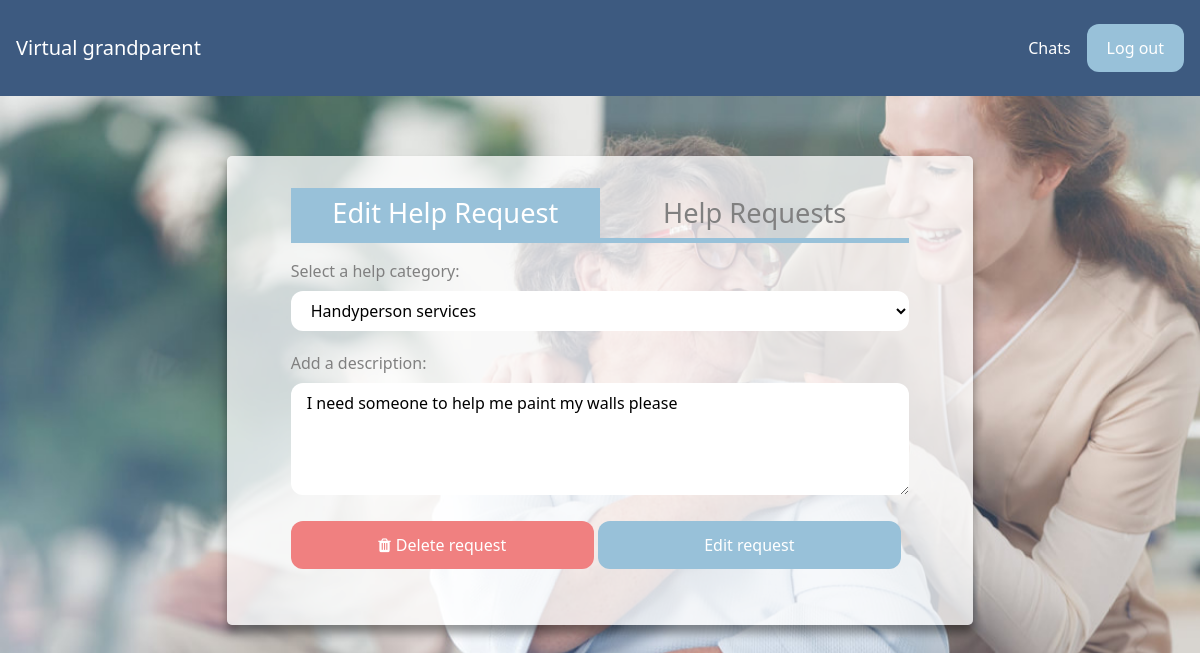
/help-request/edit/1 (signed in), run on the app's committed database.
### core/models.py (models this page shows)
class Help(models.Model):
    id = models.AutoField(primary_key=True)
    status: models.CharField(max_length=1, choices = HELP_STATUS, default='1') #status can be 1: active, 2: rejected, 3: in progress, 4: finished
    description = models.TextField(max_length=1000)
    category = models.CharField(choices=HELP_CATEGORIES, max_length=2, default='OT')
    helper = models.ForeignKey(Helper, on_delete=models.CASCADE, null=True)
    oldPerson = models.ForeignKey(OldPerson, on_delete=models.CASCADE)
    date = models.DateField(default=datetime.date.today, blank=True)

### core/views.py (the view, shortened to what this page needs)
# urls.py: path('help-request/edit/<int:id>', views.editHelpRequest, name='editHelpRequest'),
@login_required
@csrf_protect
def editHelpRequest(request, id):
    error_message = None
    form = {}
    help = Help.objects.get(pk = id)
    if request.method == 'GET':
        form = HelpRequestForm(instance=help)
    return render(request, 'core/editHelpRequest.html', {'id': help.id,'form': form, "error_message": error_message})

### core/forms.py
class HelpRequestForm(forms.ModelForm):
    category = forms.ChoiceField(choices= HELP_CATEGORIES, initial= None,widget= forms.Select
                           (attrs={'placeholder':'Select a help category'}))
    description= forms.CharField(max_length=1000, widget= forms.Textarea
                           (attrs={'placeholder':'Add a description', 'rows':4, 'cols':15}))
    class Meta:
        model = Help
        fields = ('category','description')
    def __init__(self, *args, **kwargs):
        super(HelpRequestForm, self).__init__(*args, **kwargs)
        for visible in self.visible_fields():
            visible.field.widget.attrs['class'] = 'w-full mt-2 px-4 py-2 rounded-xl background-white'

### templates/core/editHelpRequest.html (shortened to what this page needs)
{% extends 'core/base.html' %}
{% load static %}
{% block static %}
<link rel="stylesheet" href="https://cdnjs.cloudflare.com/ajax/libs/font-awesome/4.7.0/css/font-awesome.min.css">
<link rel="stylesheet" href="{% static 'css/cards.css' %}">
<link rel="stylesheet" href="{% static 'css/flexbox.css' %}">
<link rel="stylesheet" href="https://cdnjs.cloudflare.com/ajax/libs/sweetalert/1.1.3/sweetalert.min.css">{% endblock %}
{% block content %}
<div class="card-container p-10">
    <div class="col-md-6 single-card lg:w-2/3 p-8 mx-auto">
        <div class="row px-8 mx-auto">
            <div class="column column-title selected">
                <a href="{% url 'core:editHelpRequest' id %}">Edit Help Request</a>
            </div>
            <div class="column column-title">
                <a href="{% url 'core:helpRequests' %}">Help Requests</a>
            </div>
        </div>
        <form method="post" id="editForm" action="{% url 'core:editHelpRequest' id %}" class="px-8 mx-auto"  enctype="multipart/form-data">
            {% for field in form %}
            <fieldset class="mb-5">
                <label class="text-gray"  for="{{ field.name }}">{{ field.field.widget.attrs.placeholder }}:</label>
                {{field}}
            </fieldset>
            {% endfor %}
            <div class="button-container">
                <a href="{% url 'core:deleteHelpRequest' id %}" id="btnDelete" class="px-5 py-3 rounded-xl base-button coral-button button-50 mr-1">
                    <i class="fa fa-trash fa-space" aria-hidden="true"></i>Delete request
                </a>
                <input id="btnEditRequest" type="submit" value="Edit request" class = "px-5 py-3 rounded-xl base-button large-button button-50">
            </div>
            <br />
        </form>
    </div>
</div>
{% endblock %}

### static/css/base.css (style rules this page uses)
:root { --blue: #3d5a80; --light-blue: #98c1d9 ; --baby-blue: #e0fbfc; --orange: #ee6c4d; --dark-blue: #293241; --gray: #333333; }
.base-button { background-color: var(--light-blue) !important; color: white; width: 100%; text-align: center; }
.coral-button { background-color: lightcoral !important; }
.large-button { text-align: center; display: block }
.base-background { background-color: var(white); }
.column { float: left; width: 50%; }
.column-title { text-align: center; color: gray; font-size: 1.7rem; padding: .3rem; border-bottom: 5px solid var(--light-blue); margin-bottom: 1rem; }
.selected { color: white; background: var(--light-blue); }
.row:after { content: ""; display: table; clear: both; }
.text-gray { color: gray }
.background-white { background: white; }
.fa-space { margin-right: 5px; }

### static/css/cards.css (style rules this page uses)
:root { --blue: #3d5a80; --light-blue: #98c1d9 ; --baby-blue: #e0fbfc; --orange: #ee6c4d; --dark-blue: #293241; --gray: #333333; }
.card-container { margin: 20px auto; padding: 2px 16px; text-align: center; }
.single-card { box-shadow: 0 8px 10px 0 rgba(0,0,0,0.4); transition: 0.3s; border-radius: 5px; background: rgba(255, 255, 255, 0.75); text-align: left; -webkit-column-break-inside: avoid; page-break-inside: avoid; break-inside: avoid; }

### static/css/flexbox.css (style rules this page uses)
.button-container { display: flex; flex-direction: row; flex-wrap: wrap; margin-left: auto; margin-right: auto; }
.button-50 { width: 49%; text-align: center; }

### data on the page
Help: form "Handyperson services" "I need someone to help me paint my walls please"

### other printed values
{{ field.field.widget.attrs.placeholder }} "Select a help category" "Add a description"
